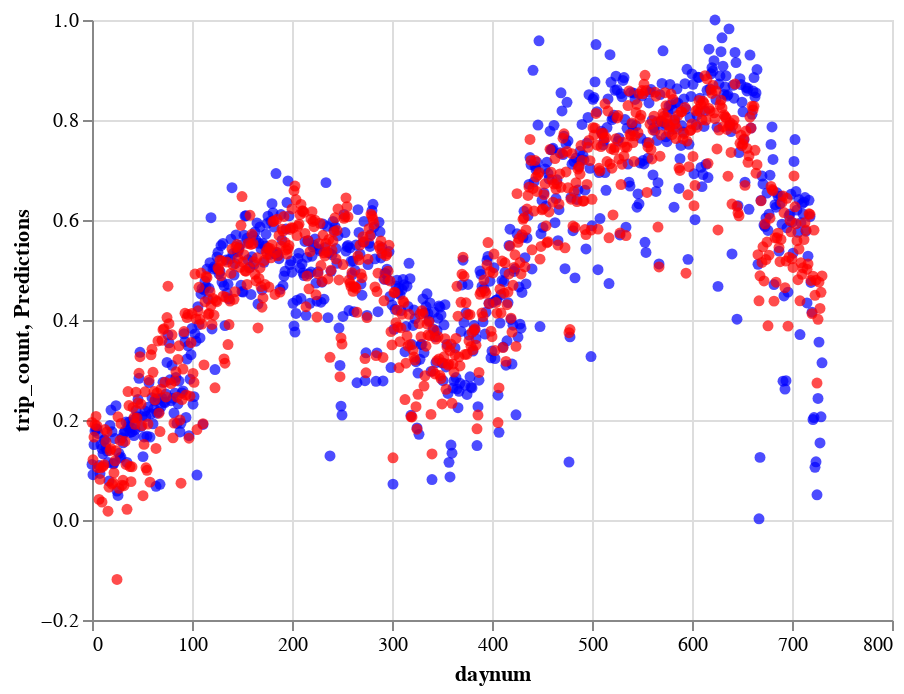

The notebook cell saved with this chart:
### Code cell
#Graph the actual Data (blue) against model's predictions (red)
mergedDF['Predictions'] = model4.predict(X)

#needs y-axis to be be scaled so values are readable...
#x-axis should be fixed to show months/grouped months to help reading

#Graph using altair Chart:

#original & #model4 data
Chart(mergedDF).mark_circle(color='blue').encode(x='daynum', y='trip_count') + \
Chart(mergedDF).mark_circle(color='red').encode(x='daynum', y='Predictions')

### Figure 1 — Vega-Lite specification as saved in the notebook (floating-point values rounded to 4 significant figures; data arrays with more than 128 entries replaced by an {"elided": "..."} marker saying what was removed)
{"config": {"view": {"continuousWidth": 400, "continuousHeight": 300}}, "layer": [{"mark": {"type": "circle", "color": "blue"}, "encoding": {"x": {"type": "quantitative", "field": "daynum"}, "y": {"type": "quantitative", "field": "trip_count"}}}, {"mark": {"type": "circle", "color": "red"}, "encoding": {"x": {"type": "quantitative", "field": "daynum"}, "y": {"type": "quantitative", "field": "Predictions"}}}], "data": {"name": "data-f152919cc34501d0c1db8446d17e071b"}, "$schema": "https://vega.github.io/schema/vega-lite/v4.0.2.json", "datasets": {"data-f152919cc34501d0c1db8446d17e071b": {"elided": "731 records"}}}
